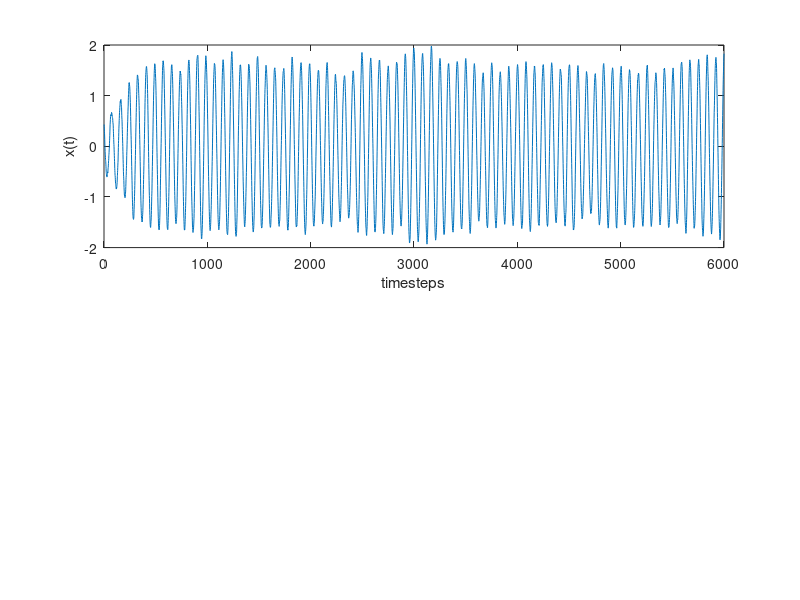

The MATLAB source for this figure: (Note: this script raises an error after producing the figure.)
function C()

C78 = C_data;
num_steps = 6000;
dt = 1/1000;
P.a = 0;
P.omega = 12*2*pi;
P.beta = 0.5;
P.G = 0.5;
hilbert_envelope_array = [];
angle_array = [];
exp_hilbert_array = [];

% Initialize the arrays to store the x, y values for all neurons
x_values = zeros(num_steps, length(C78));
y_values = zeros(num_steps, length(C78));

% Initialize x and y vectors with zeros
x = ones(1,length(C78))*0.5;
y = ones(1,length(C78))*0.5;

for step = 1:num_steps;
    % Generate a single random noise term for each neuron
    P.noise = randn(1,length(C78))*sqrt(dt);

    % Calculate the dxdt and dydt using the equations provided
    dxdt = (P.a - x.^2 - y.^2).*x - P.omega.*y + (P.G*(diag(C78.*(x - x'))))';
    dydt = (P.a - x.^2 - y.^2).*y + P.omega.*x + (P.G*(diag(C78.*(y - y'))))';

    % Update the x and y values
    x = x+dxdt.*dt+P.beta.*P.noise;
    y = y+dydt.*dt+P.beta.*P.noise;

    % Store the values
    x_values(step,:) = x;
    y_values(step,:) = y;

end;

tstep = 1:6000;

figure(1);
clf;
subplot(2,1,1);
plot(tstep,x_values(:,25));
xlabel("timesteps")
ylabel("x(t)")
hold on;
    
% [yupper,ylower] = envelope(x_values(:,k));
% plot(tstep, yupper);

%% Range Filtering [lower upper]

% Filtering the Original Signal through a 10-14Hz Band
filtered_x_val = bandpass(x_values(:,25), [10 14], 1000);

% Plotting the Filtered Signal (10-14Hz)
subplot(2,1,2);
plot(tstep, filtered_x_val);
xlabel("timesteps")
ylabel("x(t)")
grid on;
hold on;

% Plotting the Upper Envelope on the Subplot (4,1,2)
[yupper,ylower] = envelope(filtered_x_val);
plot(tstep, yupper);

hilbert_envelope = hilbert(yupper);

hilbert_envelope_array = [hilbert_envelope_array hilbert_envelope];

%% Below is Tobias' Method for Calculating CCD and Envelope FC :)
% Bandpassing Envelope Followed By Lowpassing (0.2)
for k = 1:1:length(C78)
    
    filtered_x_val = bandpass(x_values(:,k),[8 12],1000);

    [yupper,ylower] = envelope(filtered_x_val);
    hilbert_envelope = hilbert(yupper);

    hilbert_envelope_array(:,k)= hilbert_envelope;

    low_pass_envelope = lowpass(hilbert_envelope,0.2);
    low_pass_filtered_envelope(:,k) = low_pass_envelope;

end

angle_array = [angle(hilbert_envelope_array)];
exp_phase = exp(1i*angle_array);
phase_sum = abs(sum(exp_phase,2));
R = phase_sum/length(C78);

figure(2);
clf;
plot(tstep,R,'k-');

V=[];
CCD=[];
[m,n] = size(angle_array);

% Envelope FC
figure(3)
clf
envelope_FC=corrcoef(abs(low_pass_filtered_envelope));
envelope_FC=envelope_FC-(diag(envelope_FC).*eye(length(envelope_FC)));
imagesc(envelope_FC)
colormap("turbo");
colorbar;

for time=1:1:m

    for i=1:1:n

        diffs = angle_array(time,i) - angle_array(time,:);
        abs_diff = cos(sqrt(sum(diffs.^2)));
        V(time,i) = abs_diff;

    end
end

for t1 = 1:length(V)
    for t2 = 1:length(V)
        CCD(t1,t2)=(V(t1,:)*V(t2,:)')/(sqrt(sum((V(t1,:).^2)))*sqrt(sum((V(t2,:).^2))'));
    end
end

% CCD
figure(4)
clf
imagesc(CCD);
colormap("turbo");
colorbar;
caxis([0 1]);

end

%% C78
function C78 = C_data;
data = load("C78.mat");
C78 = data.C;
end

